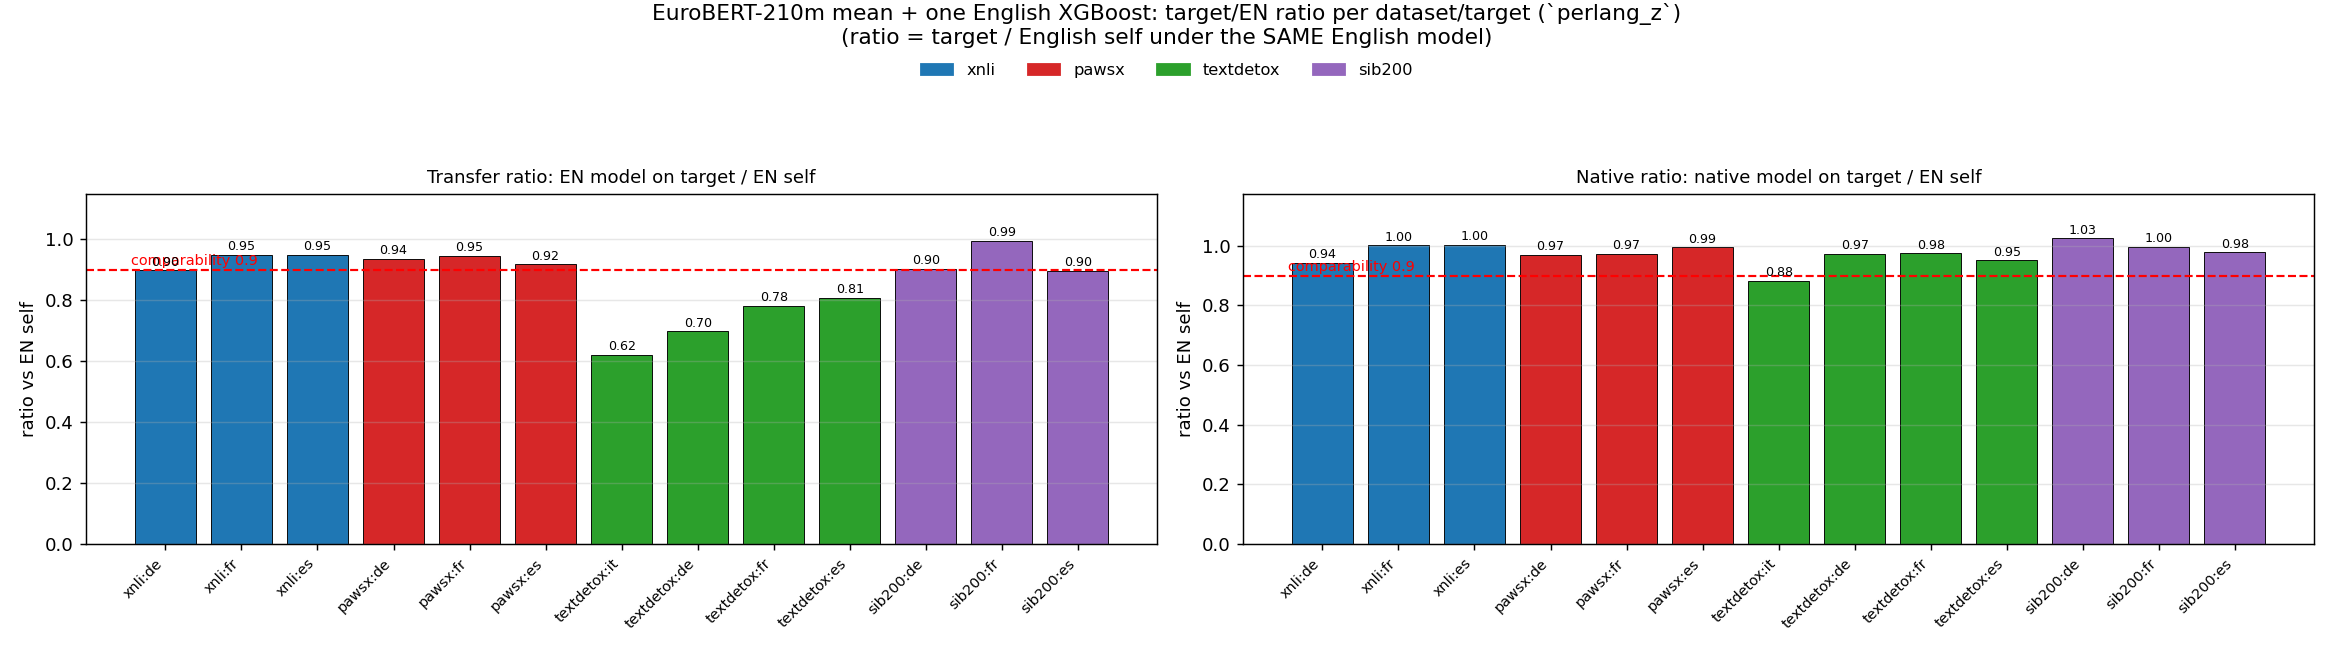

Write Python code to recreate this figure.
"""more_datasets.py -- extend the out-of-the-box cross-lingual proof to more datasets.

Claim under test (identical to proof_mean_alllangs.py, restricted to the ONE headline config)
----------------------------------------------------------------------------------------------
ONE English-trained XGBoost per dataset, fed **EuroBERT-210m mean-pooled** embeddings with a
**model-free** ``perlang_z`` transform (L2-normalize, then per-language train mean/std z-score,
applied to BOTH train and test of that language), works **comparably** across languages:
target-language performance >= 0.9 x English self performance under that single model.  No
machine translation, no translate-train, no target labels for the shared model.  The mild target
sample is *unlabeled*: each target language contributes only its own TRAIN TEXTS through the SAME
encoder to compute that language's feature stats.

For every dataset/target we ALSO train a **native target-trained model** (same encoder/config,
labelled target-train) and report it as a within-language reference (NOT part of the "one English
XGBoost" claim).

Datasets (detected programmatically; nothing is ever written back to them)
--------------------------------------------------------------------------
* ``xnli``  : facebook/xnli, per-language parquet dirs. 3-class (entailment/neutral/contradiction).
              text = premise + " </s> " + hypothesis. en train -> de/fr/es (+en self).
* ``pawsx`` : google-research-datasets/paws-x, dirs en,de,es,fr,ja,ko,zh. BINARY paraphrase.
              text = sentence1 + " </s> " + sentence2. en train -> de/fr/es.
* ``textdetox`` : textdetox/multilingual_toxicity_dataset, single ``default`` config whose SPLIT
              NAMES are the languages (en,ru,uk,de,es,am,zh,ar,hi,it,fr,he,hin,tt,ja); columns
              text/toxic (int64). No predefined split -> stratified 80/20 train/test per language.
              en train -> it/de/fr/es.
* ``sib200`` : Davlan/sib200, per-language TSV dirs (data/<code>/{train,dev,test}.tsv) with columns
              index_id/category/text. Single-label topic. en coordinate ``eng_Latn`` -> deu/fra/spa.
              (Optional dataset, but straightforward via pandas.)
* ``mlsnt``  : EXCLUDED -- ComplexDataLab/MLSNT (``ML_SNS_with_game.parquet``) is Chinese-only
              (column ``full_text``; no English config/column), so an English-trained proof does
              not apply. Recorded as skipped.

Feature config (mean embeddings only)
-------------------------------------
* ``perlang_z`` (HEADLINE) : per-language (each language's OWN train texts) L2 + z-score. Mild
  unlabeled target sample. This is the config named in the task.
* ``global_z``  (diagnostic): English-train L2 + z-score stats, NO target info at all.

Model: XGBClassifier(objective='multi:softprob', num_class=C) for multiclass; 'binary:logistic'
       for binary. Params (fixed, same as the repo proof): tree_method=hist, max_bin=64,
       device=cpu, n_jobs=2, seed=0, max_depth=8, min_child_weight=5, learning_rate=0.1,
       n_estimators=400. English is the sole shared model language.

Metrics
-------
* multiclass (xnli, sib200): accuracy (argmax), macro-F1 (argmax), OVR-macro AUC.
* binary (pawsx, textdetox): accuracy@0.5, macro-F1@0.5, AUC, recall@FPR{5%,10%},
  FPR@recall=0.90. Class 1 = paraphrase / toxic is the positive class.
Ratio = target / English self, both under the SAME English-trained model (the transfer ratio);
comparability holds when every target ratio >= 0.9. The native model is reported separately, and
native/EN is given too.

Outputs (create-only: these four files only)
--------------------------------------------
``more_datasets.py`` / ``.json`` / ``.md`` / ``more_datasets.png``.
Operational pid/log/status + embedding cache live under %TEMP%\\opencode\\more_datasets.

Usage
-----
    python more_datasets.py --dataset xnli,pawsx,textdetox,sib200   # foreground (may be long)
    python more_datasets.py --dataset all --launch                  # heavy: detached hidden run
    python more_datasets.py --render                               # (re)build md/png from the JSON
    python more_datasets.py --smoke                                # tiny plumbing check
"""
import os

for _v in ("OMP_NUM_THREADS", "MKL_NUM_THREADS", "OPENBLAS_NUM_THREADS", "NUMEXPR_NUM_THREADS"):
    os.environ[_v] = "2"
os.environ.setdefault("TOKENIZERS_PARALLELISM", "false")
os.environ.setdefault("HF_HUB_DISABLE_TELEMETRY", "1")
os.environ.setdefault("HF_HUB_DISABLE_PROGRESS_BARS", "1")

import argparse
import json
import subprocess
import sys
import time
import warnings

import numpy as np

warnings.filterwarnings("ignore")

try:  # cp1252 consoles: never let a unicode print crash the run
    sys.stdout.reconfigure(encoding="utf-8", errors="replace")
    sys.stderr.reconfigure(encoding="utf-8", errors="replace")
except Exception:
    pass

REPO = os.path.dirname(os.path.abspath(__file__))
if REPO not in sys.path:
    sys.path.insert(0, REPO)

OUT_JSON = os.path.join(REPO, "more_datasets.json")
OUT_MD = os.path.join(REPO, "more_datasets.md")
OUT_PNG = os.path.join(REPO, "more_datasets.png")

TMP = os.path.join(os.environ.get("TEMP", REPO), "opencode", "more_datasets")
CACHE = os.path.join(TMP, "emb_cache")
os.makedirs(CACHE, exist_ok=True)
LOG_PATH = os.path.join(TMP, "more_datasets.log")
PID_PATH = os.path.join(TMP, "more_datasets.pid")
STATUS_PATH = os.path.join(TMP, "more_datasets_status.json")

MODEL_ID = "EuroBERT/EuroBERT-210m"
SEED = 0
MAX_TRAIN = 20000     # cap on EN train (and, for fairness, native target train)
MAX_TEST = 5000       # cap on every test set
SMOKE_TRAIN = 300
SMOKE_TEST = 200
TEXTDETOX_TEST_FRAC = 0.20
EMB_BATCH = 64
MAX_LEN = 512

CONFIGS = ["perlang_z", "global_z"]
HEADLINE = {"xnli": "macro_f1", "sib200": "macro_f1", "pawsx": "auc", "textdetox": "auc"}
METRIC_KEYS = {
    "mc": ["accuracy", "macro_f1", "auc"],
    "binary": ["accuracy", "macro_f1", "auc", "recall_at_fpr5", "recall_at_fpr10",
               "fpr_at_recall90"],
}
XGB_COMMON = dict(tree_method="hist", max_bin=64, device="cpu", n_jobs=2, seed=SEED,
                  max_depth=8, min_child_weight=5, learning_rate=0.1, n_estimators=400)

DATASET_ORDER = ["xnli", "pawsx", "textdetox", "sib200"]

_T0 = time.time()
_SMOKE = False


def log(msg):
    print("[%8.1fs] %s" % (time.time() - _T0, msg), flush=True)


def write_status(obj):
    obj["updated"] = time.strftime("%Y-%m-%d %H:%M:%S")
    tmp = STATUS_PATH + ".tmp"
    with open(tmp, "w", encoding="utf-8") as f:
        json.dump(obj, f, indent=2)
    try:
        os.replace(tmp, STATUS_PATH)
    except Exception:
        pass


def _json_default(o):
    if isinstance(o, np.ndarray):
        return o.tolist()
    if isinstance(o, (np.floating,)):
        return float(o)
    if isinstance(o, (np.integer,)):
        return int(o)
    if isinstance(o, (np.bool_,)):
        return bool(o)
    raise TypeError("not JSON serializable: %r" % (type(o),))


# ---------------------------------------------------------------------------
# Model-free feature transforms (operate on the SAME mean embeddings)
# ---------------------------------------------------------------------------
def l2norm(X):
    n = np.linalg.norm(X, axis=1, keepdims=True)
    n[n == 0] = 1.0
    return X / n


def fit_z(Xtrain):
    Z = l2norm(np.asarray(Xtrain, dtype=np.float64))
    mu, sd = Z.mean(0), Z.std(0)
    sd = np.where(sd < 1e-6, 1e-6, sd)
    return mu, sd


def apply_z(X, mu, sd):
    return np.ascontiguousarray((l2norm(np.asarray(X, dtype=np.float64)) - mu) / sd,
                                dtype=np.float32)


# ---------------------------------------------------------------------------
# Embedding (EuroBERT-210m, plain tokenization, masked mean) -- fp32 GPU
# ---------------------------------------------------------------------------
@np.errstate(all="ignore")
def _embed(texts, tok, model, device):
    import torch
    out = []
    with torch.inference_mode():
        for i in range(0, len(texts), EMB_BATCH):
            b = tok(texts[i:i + EMB_BATCH], padding=True, truncation=True,
                    max_length=MAX_LEN, return_tensors="pt")
            ids, mask = b["input_ids"].to(device), b["attention_mask"].to(device)
            h = model(input_ids=ids, attention_mask=mask).last_hidden_state
            m = mask.unsqueeze(-1)
            out.append(((h * m).sum(1) / m.sum(1).clamp(min=1)).float().cpu().numpy())
    if not out:
        return np.zeros((0, 768), np.float32)
    return np.concatenate(out, 0).astype(np.float32)


def get_emb(ds_name, lg, split, texts, tok, model, device):
    path = os.path.join(CACHE, "emb_%s_%s_%s_%d.npy" % (ds_name, lg, split, len(texts)))
    if os.path.isfile(path):
        arr = np.load(path)
        if arr.shape[0] == len(texts):
            log("  cache hit %s" % os.path.basename(path))
            return arr
    t0 = time.time()
    arr = _embed(texts, tok, model, device)
    np.save(path, arr)
    log("  embedded %-8s %-5s n=%-6d -> %s (%.1fs)"
        % (ds_name, lg + "/" + split, len(texts), arr.shape, time.time() - t0))
    return arr


# ---------------------------------------------------------------------------
# Dataset loaders (each returns a unified dict; nothing written back)
# ---------------------------------------------------------------------------
def _rng():
    return np.random.RandomState(SEED)


def _sub(n, k, rng):
    return np.sort(rng.permutation(n)[:k])


def _load_xnli(smoke):
    from datasets import load_dataset
    langs = ["en", "de", "fr", "es"]
    tr_cap = SMOKE_TRAIN if smoke else MAX_TRAIN
    te_cap = SMOKE_TEST if smoke else MAX_TEST
    texts, ys = {}, {}
    for lg in langs:
        rng = _rng()
        dtr = load_dataset("facebook/xnli", lg, split="train")
        dte = load_dataset("facebook/xnli", lg, split="test")
        itr = _sub(len(dtr), min(tr_cap, len(dtr)), rng)
        ite = _sub(len(dte), min(te_cap, len(dte)), rng)
        s_tr, s_te = dtr.select(itr), dte.select(ite)
        texts[lg] = {"train": [p + " </s> " + h for p, h in zip(s_tr["premise"], s_tr["hypothesis"])],
                     "test": [p + " </s> " + h for p, h in zip(s_te["premise"], s_te["hypothesis"])]}
        ys[lg] = {"train": np.asarray(s_tr["label"], int), "test": np.asarray(s_te["label"], int)}
    return {"name": "xnli", "kind": "mc", "n_classes": 3,
            "classes": ["entailment", "neutral", "contradiction"],
            "langs": langs, "targets": ["de", "fr", "es"], "texts": texts, "y": ys,
            "spec": "facebook/xnli per-language parquet; text = premise + ' </s> ' + hypothesis; "
                    "label = {0:entailment,1:neutral,2:contradiction}; en train -> de/fr/es."}


def _load_pawsx(smoke):
    from datasets import load_dataset
    langs = ["en", "de", "fr", "es"]
    tr_cap = SMOKE_TRAIN if smoke else MAX_TRAIN
    te_cap = SMOKE_TEST if smoke else MAX_TEST
    texts, ys = {}, {}
    for lg in langs:
        rng = _rng()
        dtr = load_dataset("google-research-datasets/paws-x", lg, split="train")
        dte = load_dataset("google-research-datasets/paws-x", lg, split="test")
        itr = _sub(len(dtr), min(tr_cap, len(dtr)), rng)
        ite = _sub(len(dte), min(te_cap, len(dte)), rng)
        s_tr, s_te = dtr.select(itr), dte.select(ite)
        texts[lg] = {"train": [a + " </s> " + b for a, b in zip(s_tr["sentence1"], s_tr["sentence2"])],
                     "test": [a + " </s> " + b for a, b in zip(s_te["sentence1"], s_te["sentence2"])]}
        ys[lg] = {"train": np.asarray(s_tr["label"], int), "test": np.asarray(s_te["label"], int)}
    return {"name": "pawsx", "kind": "binary", "n_classes": 2, "classes": ["not_paraphrase", "paraphrase"],
            "langs": langs, "targets": ["de", "fr", "es"], "texts": texts, "y": ys,
            "spec": "google-research-datasets/paws-x dirs en,de,es,fr; "
                    "text = sentence1 + ' </s> ' + sentence2; label {0,1}; en train -> de/fr/es."}


def _load_textdetox(smoke):
    from datasets import load_dataset
    langs = ["en", "it", "de", "fr", "es"]
    d = load_dataset("textdetox/multilingual_toxicity_dataset", "default")
    texts, ys = {}, {}
    for lg in langs:
        s = d[lg]                                   # split name == language
        y = np.asarray(s["toxic"], int)
        tx = list(s["text"])
        rng = _rng()
        tr_idx, te_idx = [], []
        for c in np.unique(y):                       # stratified per language
            ci = np.where(y == c)[0]
            rng.shuffle(ci)
            n_te = max(1, int(round(len(ci) * TEXTDETOX_TEST_FRAC)))
            te_idx += list(ci[:n_te]); tr_idx += list(ci[n_te:])
        tr_idx, te_idx = np.array(tr_idx), np.array(te_idx)
        rng.shuffle(tr_idx); rng.shuffle(te_idx)
        if smoke:
            tr_idx, te_idx = tr_idx[:SMOKE_TRAIN], te_idx[:SMOKE_TEST]
        else:
            tr_idx, te_idx = tr_idx[:MAX_TRAIN], te_idx[:MAX_TEST]
        texts[lg] = {"train": [tx[i] for i in tr_idx], "test": [tx[i] for i in te_idx]}
        ys[lg] = {"train": y[tr_idx], "test": y[te_idx]}
    return {"name": "textdetox", "kind": "binary", "n_classes": 2, "classes": ["non_toxic", "toxic"],
            "langs": langs, "targets": ["it", "de", "fr", "es"], "texts": texts, "y": ys,
            "spec": "textdetox/multilingual_toxicity_dataset default config; SPLIT NAMES are langs "
                    "(columns text/toxic); stratified 80/20 train/test per language; en -> it/de/fr/es."}


def _load_sib200(smoke):
    from huggingface_hub import hf_hub_download
    import pandas as pd
    codes = {"en": "eng_Latn", "de": "deu_Latn", "fr": "fra_Latn", "es": "spa_Latn"}
    frames, cats = {}, set()
    for lg, code in codes.items():
        tr = pd.read_csv(hf_hub_download("Davlan/sib200", "data/%s/train.tsv" % code,
                                         repo_type="dataset"), sep="\t")
        te = pd.read_csv(hf_hub_download("Davlan/sib200", "data/%s/test.tsv" % code,
                                         repo_type="dataset"), sep="\t")
        frames[lg] = (tr, te)
        cats |= set(tr["category"]) | set(te["category"])
    cats = sorted(cats); c2i = {c: i for i, c in enumerate(cats)}
    texts, ys = {}, {}
    for lg, (tr, te) in frames.items():
        texts[lg] = {"train": list(tr["text"].astype(str)), "test": list(te["text"].astype(str))}
        ys[lg] = {"train": np.array([c2i[c] for c in tr["category"]]),
                  "test": np.array([c2i[c] for c in te["category"]])}
    return {"name": "sib200", "kind": "mc", "n_classes": len(cats), "classes": cats,
            "langs": ["en", "de", "fr", "es"], "targets": ["de", "fr", "es"],
            "texts": texts, "y": ys,
            "spec": "Davlan/sib200 per-language TSV (cols index_id/category/text); single-label "
                    "topic; en eng_Latn -> deu/fra/spa Latn; full train/test (701/204)."}


LOADERS = {"xnli": _load_xnli, "pawsx": _load_pawsx, "textdetox": _load_textdetox,
           "sib200": _load_sib200}


# ---------------------------------------------------------------------------
# Metrics
# ---------------------------------------------------------------------------
def _binary_metrics(y, s):
    from sklearn.metrics import accuracy_score, f1_score, roc_auc_score, roc_curve
    y = np.asarray(y, int); s = np.asarray(s, float)
    out = {"accuracy": float(accuracy_score(y, (s >= 0.5).astype(int))),
           "macro_f1": float(f1_score(y, (s >= 0.5).astype(int), average="macro", zero_division=0))}
    try:
        out["auc"] = float(roc_auc_score(y, s))
    except Exception:
        out["auc"] = float("nan")
    try:
        fpr, tpr, _ = roc_curve(y, s)
        out["recall_at_fpr5"] = float(np.interp(0.05, fpr, tpr))
        out["recall_at_fpr10"] = float(np.interp(0.10, fpr, tpr))
        idx = np.where(tpr >= 0.90)[0]
        out["fpr_at_recall90"] = float(fpr[idx[0]]) if len(idx) else float("nan")
    except Exception:
        out.update({"recall_at_fpr5": float("nan"), "recall_at_fpr10": float("nan"),
                    "fpr_at_recall90": float("nan")})
    return out


def _mc_metrics(y, P, C):
    from sklearn.metrics import accuracy_score, f1_score, roc_auc_score
    y = np.asarray(y, int); pred = np.asarray(P).argmax(1)
    out = {"accuracy": float(accuracy_score(y, pred)),
           "macro_f1": float(f1_score(y, pred, average="macro", labels=list(range(C)),
                                      zero_division=0))}
    try:
        out["auc"] = float(roc_auc_score(y, P, multi_class="ovr", average="macro",
                                         labels=list(range(C))))
    except Exception:
        out["auc"] = float("nan")
    return out


def _train(ds_kind, X, y, n_classes):
    import xgboost as xgb
    p = dict(XGB_COMMON)
    if _SMOKE:
        p["n_estimators"] = 60
    if ds_kind == "mc":
        p["objective"] = "multi:softprob"; p["num_class"] = n_classes
    else:
        p["objective"] = "binary:logistic"
    clf = xgb.XGBClassifier(**p)
    clf.fit(X, np.asarray(y, int))
    return clf


def _score(ds_kind, clf, X, y, n_classes):
    if ds_kind == "mc":
        return _mc_metrics(y, clf.predict_proba(X), n_classes)
    return _binary_metrics(y, clf.predict_proba(X)[:, 1])


# ---------------------------------------------------------------------------
# One dataset evaluation
# ---------------------------------------------------------------------------
def evaluate(data, tok, model, device):
    name, kind, C = data["name"], data["kind"], data["n_classes"]
    langs, targets = data["langs"], data["targets"]
    # embed everything once (raw mean)
    E = {}
    for lg in langs:
        E[lg] = {}
        for split in ("train", "test"):
            E[lg][split] = get_emb(name, lg, split, data["texts"][lg][split], tok, model, device)
    result = {"name": name, "kind": kind, "n_classes": C, "classes": data["classes"],
              "langs": langs, "targets": targets, "spec": data["spec"], "configs": {},
              "n": {lg: {"train": int(len(data["y"][lg]["train"])),
                         "test": int(len(data["y"][lg]["test"]))} for lg in langs}}
    for config in CONFIGS:
        t0 = time.time()
        if config == "perlang_z":
            stats = {lg: fit_z(E[lg]["train"]) for lg in langs}
        else:
            mu, sd = fit_z(E["en"]["train"]); stats = {lg: (mu, sd) for lg in langs}

        def T(lg, split):
            return apply_z(E[lg][split], *stats[lg])

        model_en = _train(kind, T("en", "train"), data["y"]["en"]["train"], C)
        en_self = _score(kind, model_en, T("en", "test"), data["y"]["en"]["test"], C)
        per_target = {}
        for tg in targets:
            en_trained = _score(kind, model_en, T(tg, "test"), data["y"][tg]["test"], C)
            native = None
            if config == "perlang_z":          # native model uses its own labelled train
                nm = _train(kind, T(tg, "train"), data["y"][tg]["train"], C)
                native = _score(kind, nm, T(tg, "test"), data["y"][tg]["test"], C)
            per_target[tg] = {"en_trained": en_trained, "native": native}
        result["configs"][config] = {"en_self": en_self, "targets": per_target}
        log("%s / %-9s done in %.1fs" % (name, config, time.time() - t0))
        write_status({"phase": "computed", "dataset": name, "config": config})
    return result


# ---------------------------------------------------------------------------
# Summary (target / EN ratios)
# ---------------------------------------------------------------------------
def summarize(result):
    hl = HEADLINE[result["name"]]
    kind = result["kind"]; keys = METRIC_KEYS[kind]
    summary = {"headline": hl, "metrics": {}, "per_target": {}, "comparable": {}}
    for config, blob in result["configs"].items():
        en_self = blob["en_self"]
        m = {}
        for key in keys:
            en = en_self.get(key)
            row = {"en_self": en, "targets": {}}
            for tg, t in blob["targets"].items():
                et = t["en_trained"].get(key)
                nat = (t["native"] or {}).get(key)
                row["targets"][tg] = {
                    "en_trained": et, "native": nat,
                    "ratio": (et / en) if (en and et is not None and en != 0) else None,
                    "native_ratio": (nat / en) if (en and nat is not None and en != 0) else None}
            m[key] = row
        summary["metrics"][config] = m
        # comparability on the headline metric
        ratios = [summary["metrics"][config][hl]["targets"][tg]["ratio"]
                  for tg in result["targets"]]
        finite = [r for r in ratios if r is not None and np.isfinite(r)]
        summary["comparable"][config] = bool(finite) and all(r >= 0.9 for r in finite)
        summary["per_target"][config] = {
            tg: {"en_trained": summary["metrics"][config][hl]["targets"][tg]["en_trained"],
                 "native": summary["metrics"][config][hl]["targets"][tg]["native"],
                 "ratio": summary["metrics"][config][hl]["targets"][tg]["ratio"],
                 "native_ratio": summary["metrics"][config][hl]["targets"][tg]["native_ratio"]}
            for tg in result["targets"]}
    return summary


# ---------------------------------------------------------------------------
# JSON / MD / PNG
# ---------------------------------------------------------------------------
def load_json():
    if os.path.isfile(OUT_JSON):
        try:
            with open(OUT_JSON, "r", encoding="utf-8") as f:
                return json.load(f)
        except Exception:
            pass
    return {"datasets": {}, "meta": {}}


def save_json(doc):
    tmp = OUT_JSON + ".tmp"
    with open(tmp, "w", encoding="utf-8") as f:
        json.dump(doc, f, indent=2, default=_json_default, ensure_ascii=False)
    os.replace(tmp, OUT_JSON)


def _fmt(v):
    return "%.3f" % v if isinstance(v, (int, float)) and v is not None and np.isfinite(v) else "n/a"


def render():
    doc = load_json()
    datasets = doc.get("datasets", {})
    order = [d for d in DATASET_ORDER if d in datasets]
    if not order:
        log("render: nothing to render")
        return
    lines = []
    lines.append("# Out-of-the-box cross-lingual proof extended -- EuroBERT-210m mean pooling + "
                 "ONE English XGBoost\n")
    lines.append("Features are **mean-pooled** EuroBERT-210m with a **model-free** `perlang_z` "
                 "transform (L2 + per-language train z-score). English is the sole shared model "
                 "language; every target test set is scored by that one English model. A **native "
                 "target-trained model** is reported alongside as a within-language reference. "
                 "**ratio = target / English self, both under the SAME English model** (the "
                 "transfer ratio); **comparable when ratio >= 0.9**. `global_z` (English-only stats, "
                 "no target sample) is a diagnostic.\n")
    if doc.get("meta", {}).get("skipped"):
        lines.append("Skipped: " + "; ".join(doc["meta"]["skipped"]) + "\n")

    # ---- combined table (dataset x target -> EN vs native + ratio) ----
    lines.append("## Combined table (headline metric per dataset)\n")
    lines.append("| dataset | metric | target | EN on EN | EN on target | native on target | "
                 "ratio (target/EN) | native/EN | comparable |")
    lines.append("|---|---|---|---|---|---|---|---|---|")
    for d in order:
        res = datasets[d]; summ = res["summary"]; hl = summ["headline"]
        row = summ["per_target"].get("perlang_z", {})
        for tg in res["targets"]:
            t = row.get(tg, {})
            lines.append("| %s | `%s` | %s | %s | %s | %s | %s | %s | %s |"
                         % (d, hl, tg,
                            _fmt(summ["metrics"]["perlang_z"][hl]["en_self"]) if "perlang_z" in summ["metrics"] else "n/a",
                            _fmt(t.get("en_trained")), _fmt(t.get("native")),
                            _fmt(t.get("ratio")), _fmt(t.get("native_ratio")),
                            "YES" if (t.get("ratio") or 0) >= 0.9 else "NO"))
    lines.append("")
    lines.append("**Comparability (perlang_z headline >= 0.9 for every target):** " +
                 "; ".join("%s = %s" % (d, "YES" if datasets[d]["summary"]["comparable"].get("perlang_z")
                                        else "NO") for d in order) + "\n")

    # ---- per-dataset detail ----
    for d in order:
        res = datasets[d]; summ = res["summary"]; hl = summ["headline"]; kind = res["kind"]
        lines.append("## %s (%s, %d classes) -- headline `%s`\n"
                     % (d, "binary" if kind == "binary" else "single-label multiclass",
                        res["n_classes"], hl))
        lines.append("spec: %s\n" % res["spec"])
        lines.append("sizes: " + " | ".join("%s tr=%d te=%d" % (lg, res["n"][lg]["train"],
                                                                res["n"][lg]["test"])
                                             for lg in res["langs"]) + "\n")
        for config in CONFIGS:
            if config not in summ["metrics"]:
                continue
            lines.append("**config `%s`**\n" % config)
            hdr = "| metric | EN self | " + " | ".join("%s (EN-model)" % tg for tg in res["targets"]) \
                  + " | " + " | ".join("%s (native)" % tg for tg in res["targets"]) \
                  + " | " + " | ".join("%s/EN" % tg for tg in res["targets"]) + " |"
            lines.append(hdr)
            lines.append("|" + "---|" * (2 + 3 * len(res["targets"])))
            for key in METRIC_KEYS[kind]:
                m = summ["metrics"][config][key]
                cells = [_fmt(m["en_self"])]
                cells += [_fmt(m["targets"][tg]["en_trained"]) for tg in res["targets"]]
                cells += [_fmt(m["targets"][tg]["native"]) for tg in res["targets"]]
                cells += [_fmt(m["targets"][tg]["ratio"]) for tg in res["targets"]]
                lines.append("| `%s` | " % key + " | ".join(cells) + " |")
            lines.append("")
        lines.append("")
    with open(OUT_MD, "w", encoding="utf-8") as f:
        f.write("\n".join(lines))
    log("wrote %s" % OUT_MD)

    # ---- figure: target/EN ratio bars + 0.9 comparability line ----
    import matplotlib
    matplotlib.use("Agg")
    import matplotlib.pyplot as plt
    cmap = {"xnli": "#1f77b4", "pawsx": "#d62728", "textdetox": "#2ca02c", "sib200": "#9467bd"}
    labels, transfer, native, colors = [], [], [], []
    for d in order:
        summ = datasets[d]["summary"]
        for tg in datasets[d]["targets"]:
            t = summ["per_target"]["perlang_z"][tg]
            labels.append("%s:%s" % (d, tg))
            transfer.append(t["ratio"])
            native.append(t["native_ratio"])
            colors.append(cmap.get(d, "gray"))
    x = np.arange(len(labels))
    fig, axes = plt.subplots(1, 2, figsize=(max(7, 1.15 * len(labels) + 3), 5.0), squeeze=False)
    for ax, vals, title in [(axes[0][0], transfer, "Transfer ratio: EN model on target / EN self"),
                            (axes[0][1], native, "Native ratio: native model on target / EN self")]:
        b = ax.bar(x, [v if v is not None and np.isfinite(v) else 0.0 for v in vals],
                   color=colors, edgecolor="black", linewidth=0.5)
        ax.axhline(0.9, color="red", linestyle="--", linewidth=1.2)
        ax.text(-0.45, 0.905, "comparability 0.9", color="red", fontsize=8,
                ha="left", va="bottom")
        for xi, v in zip(x, vals):
            if v is not None and np.isfinite(v):
                ax.text(xi, v + 0.015, "%.2f" % v, ha="center", fontsize=7)
        ax.set_xticks(x); ax.set_xticklabels(labels, rotation=45, ha="right", fontsize=8)
        ax.set_ylim(0, max(1.15, (max([v for v in vals if v is not None and np.isfinite(v)],
                                      default=1.0) + 0.15)))
        ax.set_ylabel("ratio vs EN self"); ax.set_title(title, fontsize=10); ax.grid(axis="y", alpha=0.3)
    handles = [plt.Rectangle((0, 0), 1, 1, color=cmap[d]) for d in order]
    fig.suptitle("EuroBERT-210m mean + one English XGBoost: target/EN ratio per dataset/target "
                 "(`perlang_z`)\n(ratio = target / English self under the SAME English model)",
                 fontsize=12, y=0.995)
    fig.legend(handles, order, loc="upper center", bbox_to_anchor=(0.5, 0.925),
               ncol=len(order), fontsize=9, frameon=False)
    fig.tight_layout(rect=[0, 0, 1, 0.87])
    fig.savefig(OUT_PNG, dpi=130)
    log("wrote %s" % OUT_PNG)


# ---------------------------------------------------------------------------
# driver
# ---------------------------------------------------------------------------
def run(names):
    doc = {"datasets": {}, "meta": {}} if _SMOKE else load_json()
    doc.setdefault("datasets", {})
    doc.setdefault("meta", {})
    doc["meta"].update({"model": MODEL_ID, "configs": CONFIGS, "headline": HEADLINE,
                        "max_train": MAX_TRAIN, "max_test": MAX_TEST, "seed": SEED,
                        "smoke": _SMOKE, "xgb": XGB_COMMON,
                        "started": doc["meta"].get("started", time.strftime("%Y-%m-%d %H:%M:%S")),
                        "skipped": ["mlsnt: ComplexDataLab/MLSNT is Chinese-only (no English)"]})
    if not _SMOKE:
        with open(PID_PATH, "w", encoding="utf-8") as f:
            f.write(str(os.getpid()))

    # load encoder once
    import torch
    from transformers import AutoModel, AutoTokenizer
    torch.set_num_threads(2)
    device = "cuda" if torch.cuda.is_available() else "cpu"
    log("loading %s on %s" % (MODEL_ID, device))
    tok = AutoTokenizer.from_pretrained(MODEL_ID)
    model = AutoModel.from_pretrained(MODEL_ID).to(device).float().eval()

    for name in names:
        if name in doc["datasets"] and not _SMOKE:
            log("%s: already present, skipping" % name)
            continue
        write_status({"phase": "loading", "dataset": name})
        data = LOADERS[name](_SMOKE)
        log("=== %s loaded: %s" % (name, {lg: (len(data["y"][lg]["train"]),
                                               len(data["y"][lg]["test"])) for lg in data["langs"]}))
        result = evaluate(data, tok, model, device)
        result["summary"] = summarize(result)
        doc["datasets"][name] = result
        save_json(doc)                                 # incremental: survive interruption
        render()
        log("%s complete; comparable(perlang_z)=%s"
            % (name, result["summary"]["comparable"]["perlang_z"]))
    doc["meta"]["finished"] = time.strftime("%Y-%m-%d %H:%M:%S")
    save_json(doc)
    render()
    # one-line verdicts
    for name in names:
        if name in doc["datasets"]:
            s = doc["datasets"][name]["summary"]
            log("VERDICT %-9s perlang_z comparable=%s per_target=%s"
                % (name, s["comparable"]["perlang_z"], {k: round(v["ratio"], 3)
                                                        if v["ratio"] else None
                                                        for k, v in s["per_target"]["perlang_z"].items()}))


def launch(passthrough):
    vbs = os.path.join(REPO, "launch_hidden.vbs")
    script = os.path.join(REPO, os.path.basename(__file__))
    assert " " not in sys.executable and " " not in script, "space in launch path"
    command = "%s %s %s" % (sys.executable, script, " ".join(passthrough))
    subprocess.Popen(["wscript", "//B", "//Nologo", vbs, command, LOG_PATH, REPO])
    print("launched detached; log=%s" % LOG_PATH)


def main(argv=None):
    global _SMOKE, OUT_JSON, OUT_MD, OUT_PNG
    ap = argparse.ArgumentParser()
    ap.add_argument("--dataset", default="all", help="all | comma list of xnli,pawsx,textdetox,sib200")
    ap.add_argument("--smoke", action="store_true")
    ap.add_argument("--render", action="store_true")
    ap.add_argument("--launch", action="store_true")
    args = ap.parse_args(argv)
    _SMOKE = args.smoke
    if _SMOKE:
        OUT_JSON = os.path.join(TMP, "more_datasets_smoke.json")
        OUT_MD = os.path.join(TMP, "more_datasets_smoke.md")
        OUT_PNG = os.path.join(TMP, "more_datasets_smoke.png")
    if args.render:
        render(); return
    if args.launch:
        passthrough = []
        if args.dataset:
            passthrough += ["--dataset", args.dataset]
        launch(passthrough); return
    sel = [s.strip() for s in args.dataset.split(",") if s.strip()]
    names = DATASET_ORDER if ("all" in sel) else [s for s in DATASET_ORDER if s in sel]
    if not names:
        raise SystemExit("no datasets selected; choose from %r" % (DATASET_ORDER,))
    run(names)


if __name__ == "__main__":
    main()
